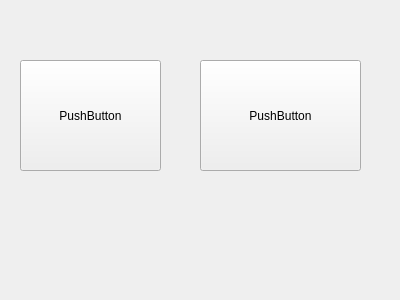
<?xml version="1.0" encoding="UTF-8"?>
<ui version="4.0">
 <class>Menu</class>
 <widget class="QWidget" name="Menu">
  <property name="geometry">
   <rect>
    <x>0</x>
    <y>0</y>
    <width>400</width>
    <height>300</height>
   </rect>
  </property>
  <property name="windowTitle">
   <string>Form</string>
  </property>
  <property name="windowIcon">
   <iconset>
    <normaloff>icon.ico</normaloff>icon.ico</iconset>
  </property>
  <widget class="QPushButton" name="pushButton">
   <property name="geometry">
    <rect>
     <x>20</x>
     <y>60</y>
     <width>141</width>
     <height>111</height>
    </rect>
   </property>
   <property name="text">
    <string>PushButton</string>
   </property>
  </widget>
  <widget class="QPushButton" name="pushButton_2">
   <property name="geometry">
    <rect>
     <x>200</x>
     <y>60</y>
     <width>161</width>
     <height>111</height>
    </rect>
   </property>
   <property name="text">
    <string>PushButton</string>
   </property>
  </widget>
 </widget>
 <resources/>
 <connections/>
</ui>
